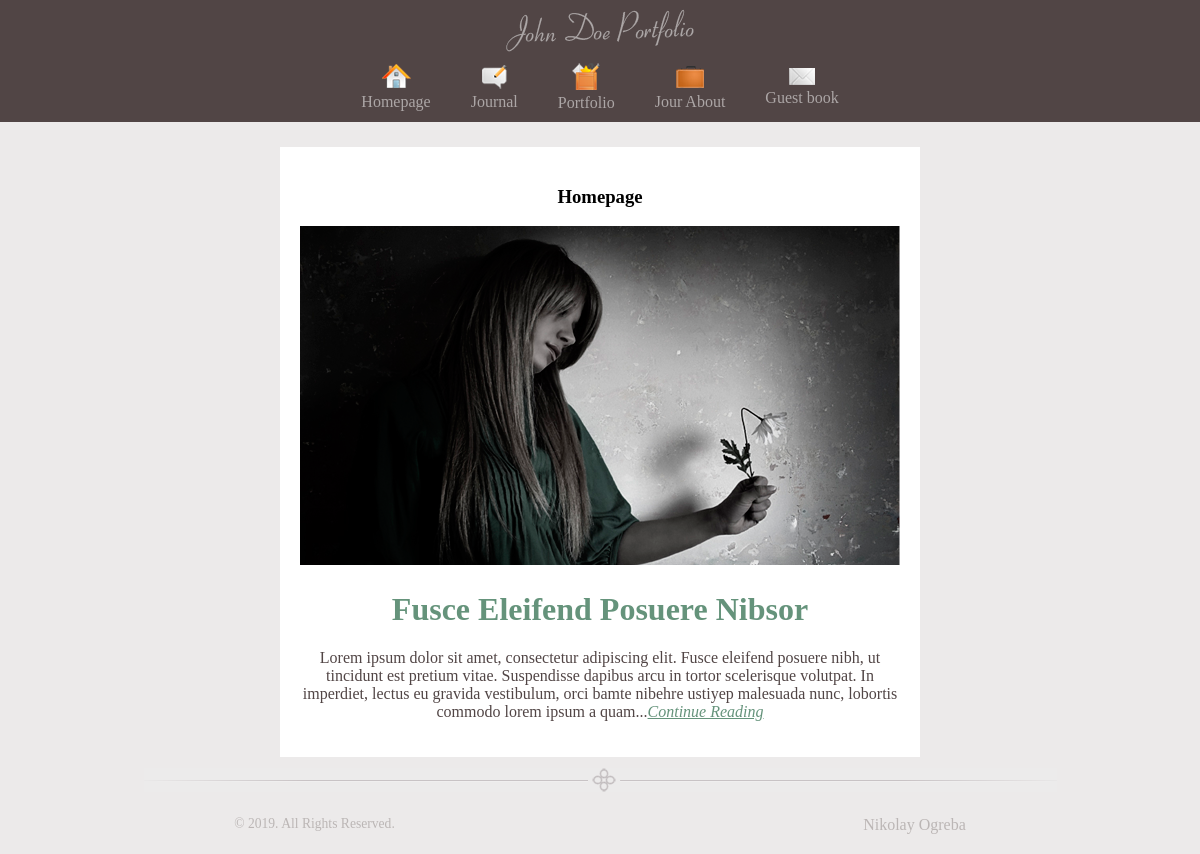
/?view=page&page_id=1, run on the app's committed database.
### tables this page shows
CREATE TABLE IF NOT EXISTS `pages` (
  `id` tinyint(3) unsigned NOT NULL,
  `metaKey` varchar(255) NOT NULL,
  `metaDes` varchar(255) NOT NULL,
  `iconImg` varchar(255) NOT NULL DEFAULT 'notImg.png',
  `imgPage` varchar(255) NOT NULL DEFAULT 'no img',
  `titleSite` varchar(255) NOT NULL,
  `textSite` text NOT NULL,
  `namePage` varchar(255) NOT NULL DEFAULT 'no name'
);

### controller/controller.php (called while the page is built, shortened)
<?php
    $pages = get_full_pages();
    $view = empty($_GET['view']) ? 'guest_book' : $_GET['view'];
    switch($view) {
    	case('page'):
    		if(isset($_GET['page_id'])) {
    			$get_page_id = abs( (int)$_GET['page_id'] );
    			$page = get_page($get_page_id);
    		}
    	break;
    }
    require(TEMPLATE . 'index.php');

### index.php (called while the page is built, shortened)
<?php
	require(CONTROLLER);
?>

### model/model.php (called while the page is built, shortened)
<?php
	function get_full_pages()
	{
		$query = "SELECT `id`, `iconImg`, `titleSite`, `namePage` FROM `pages`";
		$res_select_pages = mysqli_query($GLOBALS['db'], $query) or die(mysqli_error($GLOBALS['db']));
		$get_array_pages = [];
		while($row = mysqli_fetch_assoc($res_select_pages)) {
			$get_array_pages[] = $row;
		}
		return $get_array_pages;
	}
	function get_page($get_page_id)
	{
		$query = "SELECT `metaKey`, `metaDes`, `iconImg`, `imgPage`, `titleSite`, `textSite` FROM `pages` WHERE `id` = $get_page_id";
		$res_select_page = mysqli_query($GLOBALS['db'], $query) or die(mysqli_error($GLOBALS['db']));
		$get_page = [];
		while($row = mysqli_fetch_assoc($res_select_page)) {
			$get_page = $row;
		}
		return $get_page;
	}

### views/viewGuestBook/page.php (the view)
<?php if(!empty($page)): ?>
	<h3><?=$page['titleSite']?></h3>
	<?php if(isset($page['imgPage']) && $page['imgPage'] != 'no img'): ?>
	<img src='<?=TEMPLATE?>images/<?=$page['imgPage']?>' alt='<?=$page['titleSite']?>' />
	<?php endif; ?>
	<?=$page['textSite']?>
<?php else: ?>
	<h3>Такой страницы нет на нашем сайте..</h3>
<?php endif; ?>

### views/viewGuestBook/blocks/header.php (shortened to what this page needs)
<!DOCTYPE HTML>
<html xmlns="http://www.w3.org/1999/xhtml">
<head>
    <link rel="stylesheet" href="<?=TEMPLATE?>styles/main.css" type="text/css" />
</head>
<body>
    <div id="container">
        <div id='header'>
            <img src="<?=TEMPLATE?>images/logo.png" alt = "Логотип сайта" />
            <nav>
                <?php foreach ($pages as $value): ?>
                    <?php if(isset($value['namePage']) && $value['namePage'] === 'no name'): ?>
                        <a href="?view=page&amp;page_id=<?=$value['id']?>">
                        <img src="<?=TEMPLATE?>images/<?=$value['iconImg']?>" alt="<?=$value['titleSite']?>" />
                            <br />
                        <span><?=$value['titleSite']?></span>
                    </a>
                    <?php else: ?>
                        <a href="?view=<?=$value['namePage']?>&amp;page_id=<?=$value['id']?>">
                        <img src="<?=TEMPLATE?>images/<?=$value['iconImg']?>" alt="<?=$value['titleSite']?>" />
                            <br />
                        <span><?=$value['titleSite']?></span>
                    </a>
                    <?php endif; ?>
                <?php endforeach; ?>
            </nav>
        </div>

### views/viewGuestBook/styles/main.css (style rules this page uses)
html { height: 100%; }
body { background-color: #ECEAEA; font-family: Tahoma; font-size: 12pt; margin: 0; padding: 0 0 1px 0; display: block; min-height: 100%; width: 100%; overflow-y: hidden; position: relative; overflow: auto; }
a img { border: none; }
nav { display: flex; align-items: center; justify-content: center; }
#container { text-align: center; margin: 0 auto; }
#container nav { padding: 0 0 10px; }
#container nav a { color: #ACA6A6; text-decoration: none; padding: 0 20px; }
#header { background-color: #514545; }
#content img { width: 100%; }
#post h1 { color: #65937B; margin: 10px 0: }
#post p { color: #514545; margin: 0: }
#post a { color: #65937B; font-style: italic; }

### data on the page
pages: iconImg (picture), titleSite "Homepage", imgPage (picture), textSite "Fusce Eleifend Posuere Nibsor Lorem ipsum dolor sit amet, consectetur adipiscing elit. Fusce eleifend posuere nibh, ut tincidunt est pretium vitae. Suspendisse dapibus arcu in tortor scelerisque volutpat. In imperdiet, lectus eu gravida vestibulum, orci bamte nibehre ustiyep malesuada nunc, lobortis commodo lorem ipsum a quam... Continue Reading"
pages: iconImg (picture), titleSite "Journal"
pages: iconImg (picture), titleSite "Portfolio"
pages: iconImg (picture), titleSite "Jour About"
pages: iconImg (picture), titleSite "Guest book"
